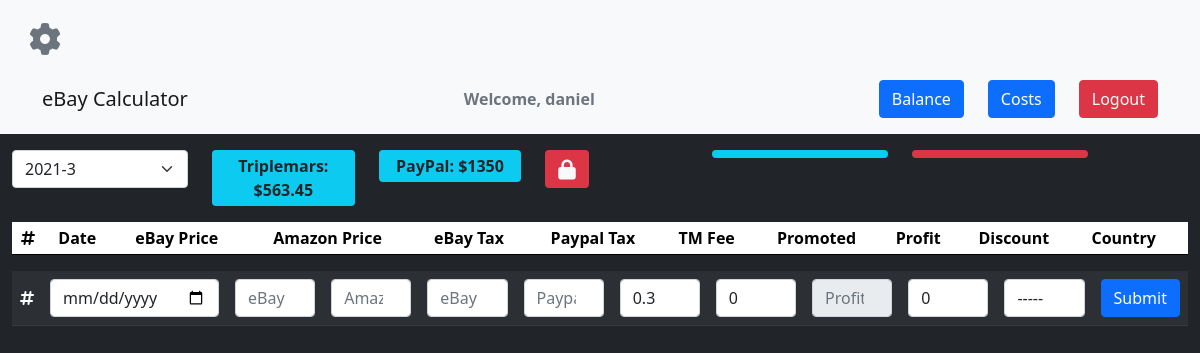
The page /panel (signed in) on the database as committed earlier.
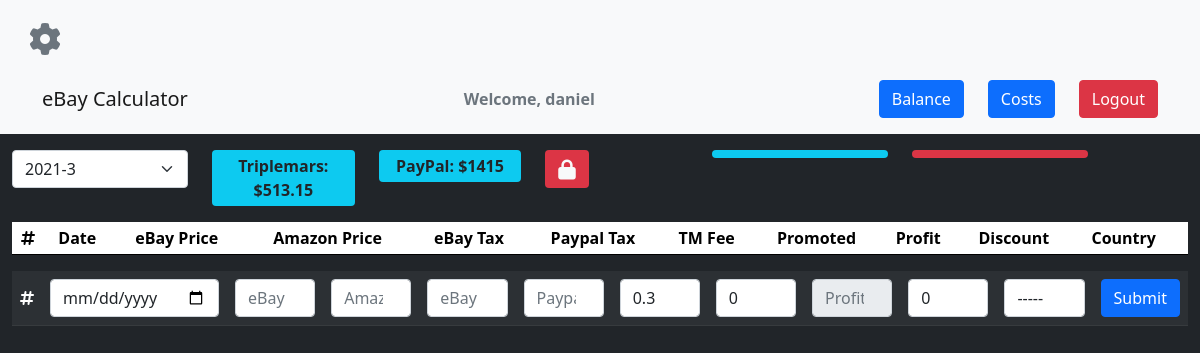
The same page on the database as committed later.
### core/models.py (models this page shows, shortened)
class Balance(models.Model):
    user = models.OneToOneField(User, on_delete=models.CASCADE, default=0)
    balance = models.FloatField(default=0)
    paypal_balance = models.FloatField(default=0)

### core/views.py (the view)
# urls.py: path('panel', views.panel, name='panel'),
@login_required(login_url='index')
def panel(request):
    try:
        user_prefs = Preferences.objects.get(user=request.user)
    except ObjectDoesNotExist:
        user_prefs = Preferences(user=request.user)
    context = {
        'years_months': GET_SALES_YEARS_MONTHS(request),
        'gifts_years_months': GET_GIFTS_YEARS_MONTHS(request),
        'form': SaleEntryForm(),
        'giftform': GiftForm(),
        'costform': CostForm(),
        'hipshipperform': HipShipperForm(),
        'preferencesform': PreferencesForm(),
        'hipshippers': HipShipper.objects.all(),
        'user_balance': Balance.objects.get(user=request.user).balance,
        'paypal_balance': Balance.objects.get(user=request.user).paypal_balance,
        'costs': Cost.objects.filter(user=request.user),
        'preferences': user_prefs
    }
    return render(request, 'panel.html', context)

### core/forms.py
class GiftForm(ModelForm):
    class Meta:
        model = Gift
        exclude = ('user',)
        widgets = {
            'date': DateInput(attrs={'class': 'form-control', 'value': date.today, 'id':'f_gift_date'}),
            'gift_money': forms.NumberInput(attrs={'class': 'form-control add-gift-form', 'placeholder': 'Gift Card (103, 206 ...)', 'id':'f_gift_money'}),
            'gift_tax': forms.NumberInput(attrs={'class': 'form-control add-gift-form', 'placeholder': 'Tax', 'id':'f_gift_tax'}),
            'is_gift': forms.CheckboxInput(attrs={'class': 'form-check-input big-checkbox', 'id': 'f_is_gift'})
        }

### core/models.py (called while the page is built)
    def __str__(self):
        s = "user = " + str(self.user) + " | "
        s += "is_paypal_editable = " + str(self.is_paypal_editable) + " | "
        s += "default_month = " + str(self.default_month) + " | "
        s += "start_month_day = " + str(self.start_month_day) + " | "
        s += "sort_by_date = " + str(self.sort_by_date) + " | "
        return s

### core/templatetags/filters.py (called while the page is built)
@register.filter(name='roundFloat')
def round_float(value, arg):
    return format(value, '.' + str(arg) + 'f').rstrip('0').rstrip('.')

### core/views.py (called while the page is built)
def SORT_DICT(dict_notsorted):
    lst = dict_notsorted
    lst = collections.OrderedDict(sorted(lst.items()))
    for item in lst.items():
        item[1].sort()
    return lst

### templates/panel.html (shortened to what this page needs)
{% extends 'base.html' %}
{% load static %}
{% load filters %}
{% block content %}
<form id="form_filter_sales">
    <div class="row mb-3">
        <div class="col-2">
            <select class='form-select' name="s_filter_sales_by_date" id="s_sales_filter_by_date">
                {% for year, month_list in years_months.items %}
                    {% for month in month_list %}
                        <option value="{{ year }}-{{ month }}">{{ year }}-{{ month }}</option>
                    {% endfor %}
                {% endfor %}
            </select>
        </div>
        <div class="col-5">
            <div class="row">
                <div class='col-4'>
                    <div class="text-center rounded bg-info py-1 fw-bold text-dark">
                        <span>Triplemars: </span>
                        <span id="div_user_balance">${{ user_balance|roundFloat:2 }}</span>
                    </div>
                </div>
                <div class="col-4">
                    <div class="text-center rounded bg-info py-1 fw-bold text-dark">
                        <span>PayPal: $</span><span id="div_paypal_balance">{{ paypal_balance|roundFloat:2 }}</span>
                    </div>
                </div>
                {% if preferences.is_paypal_editable %}
                <div class="col-1">
                    <button class="btn align-middle bg-success rounded text-center text-light lock-class">
                        <i class="fa fa-lock-open fa-lg"></i>
                    </button>
                </div>
                {% else %}
                <div class="col-1">
                    <button class="btn align-middle bg-danger rounded text-center text-light lock-class">
                        <i class="fa fa-lock fa-lg"></i>
                    </button>
                </div>
                {% endif %}
            </div>
        </div>
        <div class="col-2">
            <div id="sales-count" class="text-center rounded bg-info py-1 fw-bold text-dark"></div>
        </div>
        <div class="col-2">
            <div id="ebay-bill" class="text-center rounded bg-danger py-1 fw-bold text-dark"></div>
        </div>
    </div>
</form>
{% include 'sales_table.html' %}
{% endblock %}

### templates/base.html (shortened to what this page needs)
{% load static %}
<!DOCTYPE HTML>
<html lang="en" id="top">
<head>
    <link href="https://cdn.jsdelivr.net/npm/bootstrap@5.0.0-beta1/dist/css/bootstrap.min.css" rel="stylesheet">
    <link rel="stylesheet" type="text/css" href="{% static 'css/style.css' %}">
</head>
<body class='bg-dark' {% if open_login %} onload="document.getElementById('btn_open_login').click();" {% endif %}>
    <nav id="main_navbar" class="navbar navbar-light bg-light" style="z-index: 3;">
        {% if user.is_authenticated %}
        <div class="navbar-text row d-flex justify-content-start ms-3">
            <button id="btn_open_preferences" class="btn text-secondary">
                <i class="fa fa-cog fa-2x"></i>
            </button>
        </div>
        {% endif %}
        <div class="container">
            <a class="navbar-brand" href="{% url 'index' %}">eBay Calculator</a>
            {% if not user.is_authenticated %}
            <button id="btn_open_login" type="button" class="btn btn-primary" data-toggle="modal" data-target="#sign_in_modal">Sign In</button>
            {% else %}
            <div class="text-secondary fw-bold">Welcome, {{ user.username }}</div>
            <div class="navbar-text row d-flex justify-content-end">
                <div class="col-md-auto text-center rounded" style="font-size: 1.5rem;" id="total-profit">
                </div>
                <span class="col-md-auto text-center">
                    <button id="btn_open_balance" type="button" class="btn btn-primary" data-toggle="modal" data-target="#balance_modal">Balance</button>
                </span>
                <span class="col-md-auto text-center">
                    <button id="btn_open_costs" type="button" class="btn btn-primary" data-toggle="modal" data-target="#costs_modal">Costs</button>
                </span>
                <span class='col-md-auto text-center'>
                    <a class='btn btn-danger text-white' href="{% url 'logout' %}">Logout</a>
                </span>
            </div>
            {% endif %}
        </div>
    </nav>
    <div id="main" class="container-fluid my-3 text-center">
        {% block content %}
        {% endblock %}
    </div>
</body>
</html>

### templates/sales_table.html (shortened to what this page needs)
{% load filters %}
<div class="table-wrapper-scroll-y">
    <table id="table_sales" class="table table-dark table-striped table-hover table-sm">
        <thead>
        <tr class="stickyrow">
            <th scope="col" class="align-middle"><i class="fa fa-hashtag fa-md"></i></th>
            <th scope="col">Date</th>
            <th scope="col">eBay Price</th>
            <th scope="col">Amazon Price</th>
            <th scope="col">eBay Tax</th>
            <th scope="col">Paypal Tax</th>
            <th scope="col">TM Fee</th>
            <th scope="col">Promoted</th>
            <th scope="col">Profit</th>
            <th scope="col">Discount</th>
            <th scope="col">Country</th>
            <th scope="col"></th>
        </tr>
        </thead>
    </table>
</div>
<form id="form_add_sale">
    <table class="table table-dark table-striped table-hover">
        <tr>
            <th class="align-middle"><i class="fa fa-hashtag fa-md"></i></th>
            {% for field in form %}
                {% if field is not form.user %}
                <td>
                    {{ field }}
                </td>
                {% else %}
                    {{ field }}
                {% endif %}
            {% endfor %}
            <td><input class="btn btn-primary" type="submit" display="inline" name="btn_register_sale"></td>
        </tr>
    </table>
</form>

### static/css/style.css (style rules this page uses)
html { scroll-behavior: smooth; }
body { color:white; }
.stickyrow { --bs-table-bg: white; color: black; }
.stickyrow th { position: sticky; top: 0; }
.table-wrapper-scroll-y { display: block; position: relative; max-height: 65vh; overflow: auto; }
#main { transition: margin-left .5s; padding:auto; }

Rows that differ between the two databases and show on the page:
changed Balance: balance "563.45" → "513.15"; paypal_balance "1350" → "1415"
